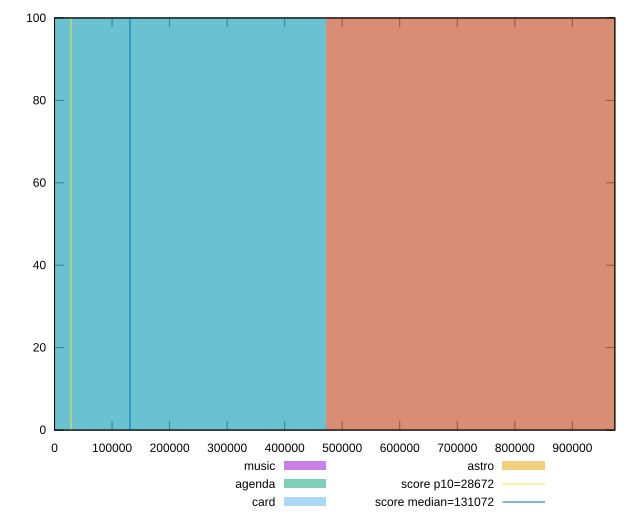

Recreate this plot in gnuplot.
reset

$music <<EOF
945233.8115730318 100
EOF

$agenda <<EOF
0 100
EOF

$card <<EOF
0 100
EOF

$astro <<EOF
945233.8115730318 100
EOF

set key outside below
set boxwidth 945233.8115730318
set xrange [0:973775.0735347223]
set yrange [0:100]
set trange [0:100]
set style fill transparent solid 0.5 noborder

set parametric
set terminal svg size 640, 520 enhanced background rgb 'white'
set output "reports/report_00031_2021-02-24T23-18-18.084Z/uses-long-cache-ttl/comparison/histogram/all_raw.svg"

plot $music title "music" with boxes, \
     $agenda title "agenda" with boxes, \
     $card title "card" with boxes, \
     $astro title "astro" with boxes, \
     28672,t title "score p10=28672", \
     131072,t title "score median=131072"

reset
